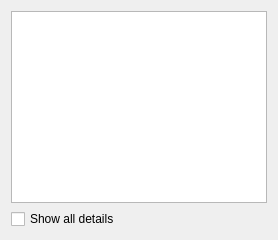
<ui version="4.0" >
 <class>Kleo::NewCertificateUi::OverviewPage</class>
 <widget class="QWizardPage" name="Kleo::NewCertificateUi::OverviewPage" >
  <property name="title" >
   <string comment="@title" >Review Parameters</string>
  </property>
  <property name="subTitle" >
   <string>Please review the parameters before proceeding.</string>
  </property>
  <layout class="QVBoxLayout" name="verticalLayout" >
   <item>
    <widget class="QTextBrowser" name="textBrowser" >
     <property name="openLinks" >
      <bool>false</bool>
     </property>
    </widget>
   </item>
   <item>
    <widget class="QCheckBox" name="showAllDetailsCB" >
     <property name="text" >
      <string>Show all details</string>
     </property>
    </widget>
   </item>
  </layout>
 </widget>
 <resources/>
 <connections>
  <connection>
   <sender>showAllDetailsCB</sender>
   <signal>toggled(bool)</signal>
   <receiver>Kleo::NewCertificateUi::OverviewPage</receiver>
   <slot>slotShowDetails()</slot>
   <hints>
    <hint type="sourcelabel" >
     <x>145</x>
     <y>221</y>
    </hint>
    <hint type="destinationlabel" >
     <x>167</x>
     <y>241</y>
    </hint>
   </hints>
  </connection>
 </connections>
 <slots>
  <slot>slotShowDetails()</slot>
 </slots>
</ui>
